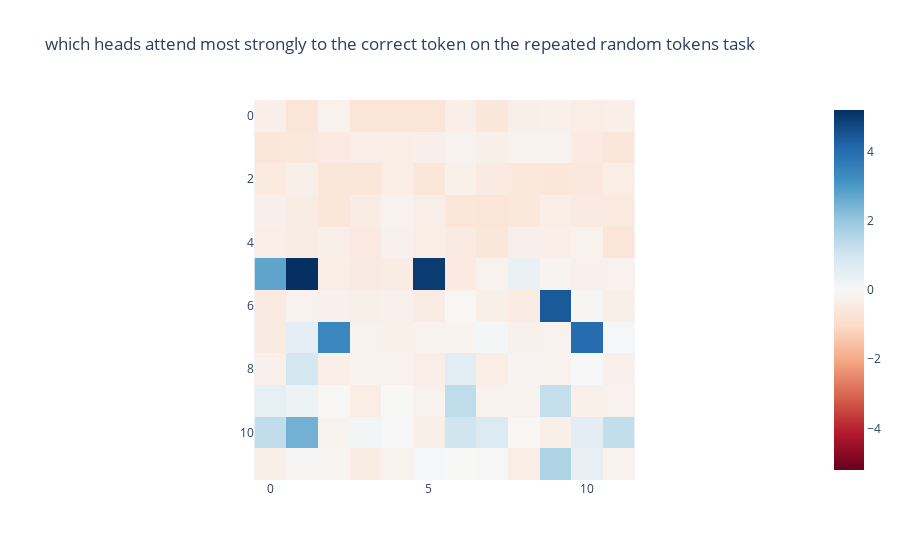

Notebook source saved alongside this figure:
### Code cell
#%%

induction_scores = induction_score_map(model)
imshow(induction_scores, title="which heads attend most strongly to the correct token on the repeated random tokens task")
tokens = gen_induction_test(16)
logits, cache = model.run_with_cache(tokens)

print(f"model score on the repeated random tokens task: {bold}{induction_task_score(model):.3f}{endc}")

top_pheads, top_iheads = find_induction_heads(cache)
print(lime, f"top previous token heads: {top_pheads[:5]}", endc)
print(cyan, f"top induction heads: {top_iheads[:5]}", endc)

### Figure 1 — Plotly figure (JSON) as saved in the notebook; plotly's stock layout.template omitted (floating-point values rounded to 4 significant figures; data arrays with more than 128 entries replaced by an {"elided": "..."} marker saying what was removed)
{"data": [{"coloraxis": "coloraxis", "hovertemplate": "x: %{x}<br>y: %{y}<br>color: %{z}<extra></extra>", "name": "0", "type": "heatmap", "xaxis": "x", "yaxis": "y", "z": {"elided": "12x12 float values"}}], "layout": {"coloraxis": {"cmid": 0, "colorscale": [[0, "rgb(103,0,31)"], [0.1, "rgb(178,24,43)"], [0.2, "rgb(214,96,77)"], [0.3, "rgb(244,165,130)"], [0.4, "rgb(253,219,199)"], [0.5, "rgb(247,247,247)"], [0.6, "rgb(209,229,240)"], [0.7, "rgb(146,197,222)"], [0.8, "rgb(67,147,195)"], [0.9, "rgb(33,102,172)"], [1, "rgb(5,48,97)"]]}, "title": {"text": "which heads attend most strongly to the correct token on the repeated random tokens task"}, "xaxis": {"anchor": "y", "constrain": "domain", "domain": [0, 1], "scaleanchor": "y"}, "yaxis": {"anchor": "x", "autorange": "reversed", "constrain": "domain", "domain": [0, 1]}}}
